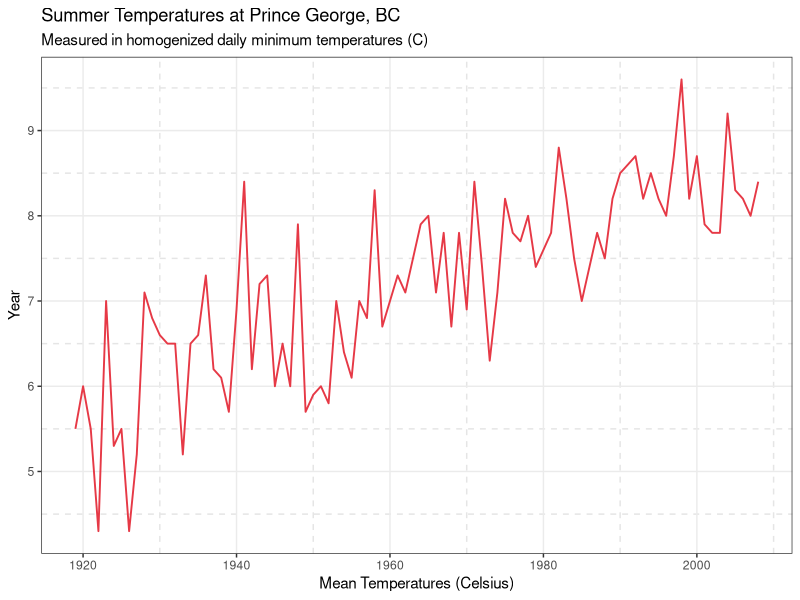
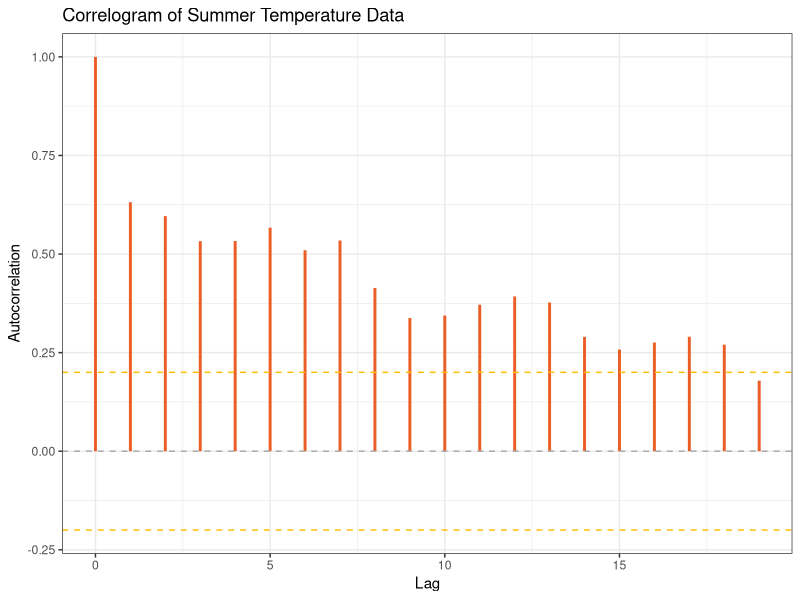
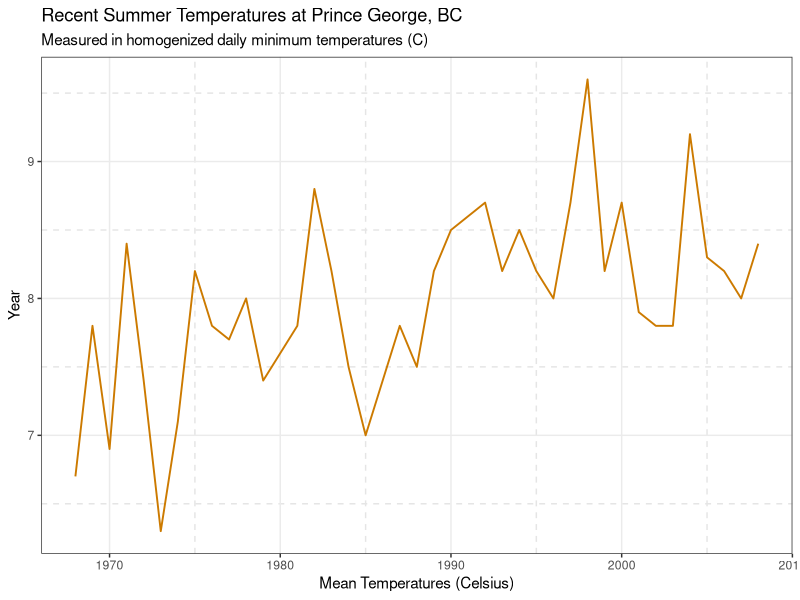
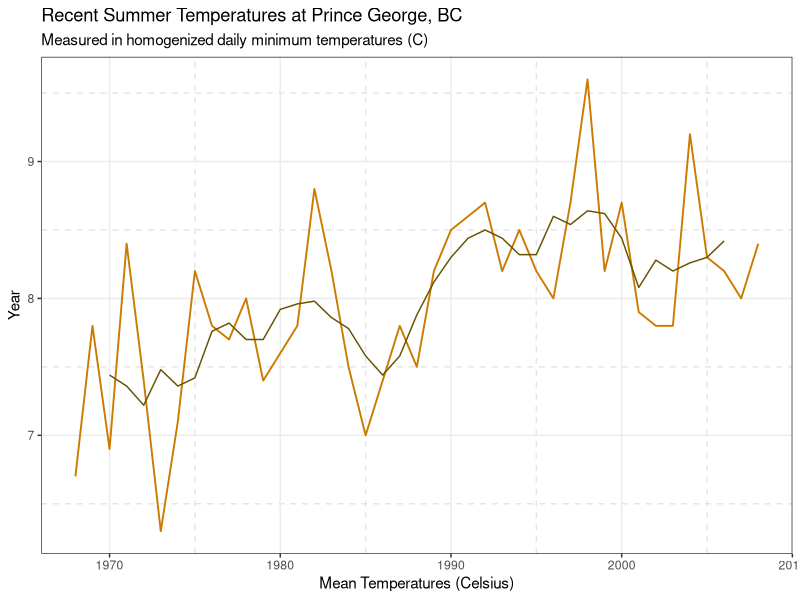
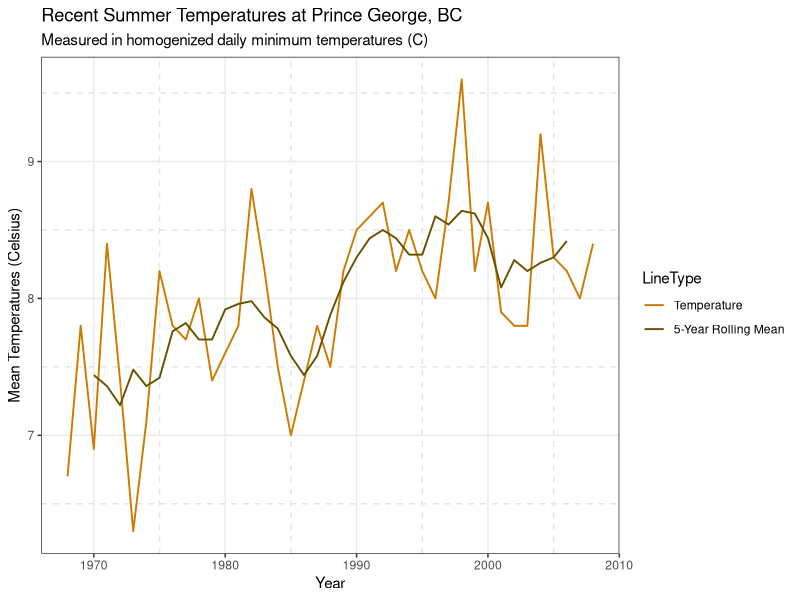
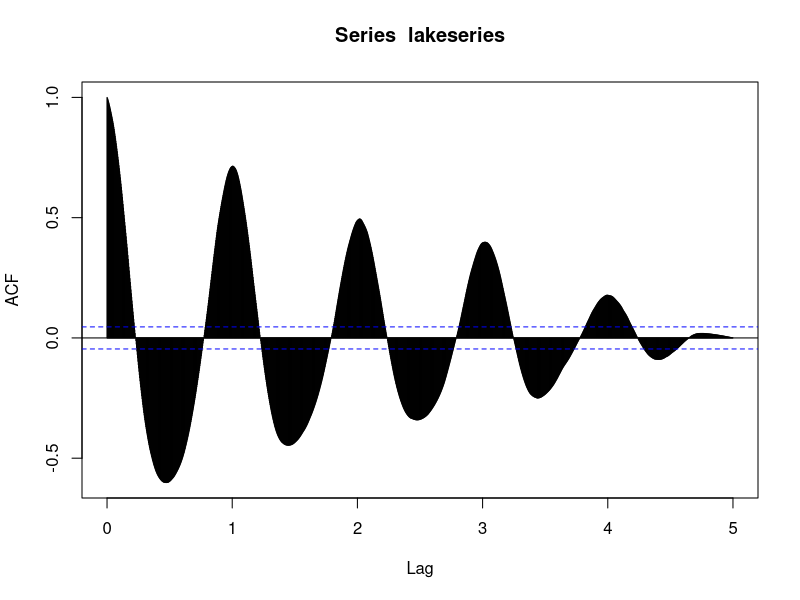
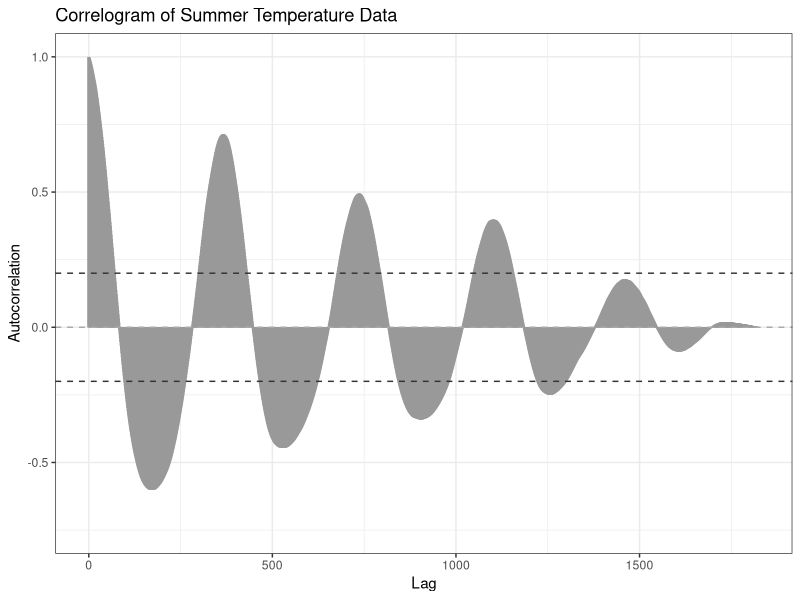

R code for these plots, in order:
## ---- chunk 1
knitr::opts_chunk$set(echo = TRUE)
library(zoo)
library(tseries)
library(ggplot2)
library(reshape2)
## ---- chunk 2
df1 = read.csv("dataTempPG.csv")
## ---- chunk 3
summer_data = df1$Summer

# the data are yearly starting in 1919
summer_series = ts(data = summer_data,
                   start = c(1919),
                   frequency = 1)
## ---- chunk 4
p1data = fortify.zoo(summer_series)
p1 <- ggplot(p1data, aes(x = Index, y = summer_series)) +
  geom_line(color = "#E63946", linewidth = 0.65) +
  labs(
    title = "Summer Temperatures at Prince George, BC",
    subtitle = "Measured in homogenized daily minimum temperatures (C)",
    x = "Mean Temperatures (Celsius)",
    y = "Year"
  ) + theme_bw() +
  theme(panel.grid.minor = element_line(
    color = "grey90",
    linetype = "dashed",
    linewidth = 0.5
  ))
print(p1)
## ---- chunk 5

p2data = data.frame(
  h = 0:19,
  rh = acf(summer_series, plot = FALSE)$acf
)

p2 <- ggplot(p2data, aes(x = h, y = rh)) +
  geom_segment(aes(xend = h, yend = 0),
               color = "#eb5e28",
               linewidth = 1) +
  geom_hline(yintercept = 0.2, linetype = "dashed", col = "#ffbd00")+
  geom_hline(yintercept = -0.2, linetype = "dashed", col = "#ffbd00")+
  ylim(-0.2, 1)+
  geom_hline(yintercept = 0,
             linetype = "dashed",
             color = "darkgray") +
  labs(x = "Lag", y = "Autocorrelation", 
       title = "Correlogram of Summer Temperature Data") +
  theme_bw()
print(p2)
## ---- chunk 6
 subset = window(summer_series, start = 1968, end = 2008)
## ---- chunk 7
p3data <- fortify.zoo(subset)
p3 <- ggplot(p3data, aes(x = Index, y = subset)) +
  geom_line(color = "#cc7a00", linewidth = 0.65) +
  labs(
    title = "Recent Summer Temperatures at Prince George, BC",
    subtitle = "Measured in homogenized daily minimum temperatures (C)",
    x = "Mean Temperatures (Celsius)",
    y = "Year"
  ) + theme_bw() +
  theme(panel.grid.minor = element_line(
    color = "grey90",
    linetype = "dashed",
    linewidth = 0.5
  ))
print(p3)
## ---- chunk 8
df_roll_mean = data.frame(RollingMean = rollmean(subset, k = 5, fill = NA),
                          Time = p3data$Index)
p3 = p3 + geom_line(
  data = df_roll_mean,
  aes(x = Time, y = RollingMean),
  color = "#665200",
  na.rm = TRUE
)
print(p3)

## ---- chunk 9

p4df = data.frame(
  subset = p3data$subset,
  rollmea = rollmean(subset, k = 5, fill = NA),
  Index = p3data$Index
)
p4df_long <- melt(p4df, id.vars = "Index", variable.name = "LineType", value.name = "Value")

p4 <- ggplot(p4df_long, aes(x = Index, y = Value, color = LineType)) +
  geom_line(linewidth = 0.65) +
  labs(
    title = "Recent Summer Temperatures at Prince George, BC",
    subtitle = "Measured in homogenized daily minimum temperatures (C)",
    x = "Year",
    y = "Mean Temperatures (Celsius)"
  ) + 
  theme_bw() +
  scale_color_manual(
    values = c("subset" = "#cc7a00", "rollmea" = "#665200"),
    labels = c("Temperature", "5-Year Rolling Mean")
  ) +
  theme(panel.grid.minor = element_line(
    color = "grey90",
    linetype = "dashed",
    linewidth = 0.5
  ))

print(p4)
## ---- chunk 10
df2 = read.csv("LakeLevels.csv")

lakeseries = ts(df2$LakeLevel, 
                start = c(2007, 1),
                frequency = 365)
## ---- chunk 11
# acf(lakeseries, lag.max = nrow(df2))

p5data = data.frame(
  h = 0:(nrow(df2)-1),
  rh = acf(lakeseries, lag.max = nrow(df2))$acf
)

p5 <- ggplot(p5data, aes(x = h, y = rh)) +
  geom_segment(aes(xend = h, yend = 0),
               color = "grey60",
               size = 1) +
  geom_hline(yintercept = 0.2, linetype = "dashed", col = "grey20")+
  geom_hline(yintercept = -0.2, linetype = "dashed", col = "grey20")+
  ylim(-0.75, 1)+
  geom_hline(yintercept = 0,
             linetype = "dashed",
             color = "darkgray") +
  labs(x = "Lag", y = "Autocorrelation", 
       title = "Correlogram of Summer Temperature Data") +
  theme_bw()
print(p5)
